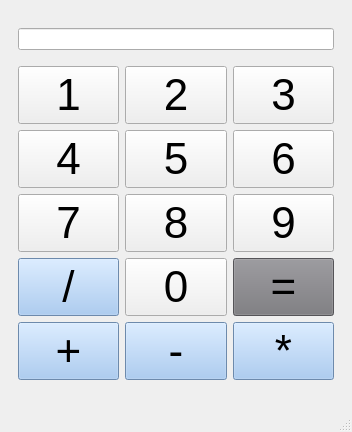
<?xml version="1.0" encoding="UTF-8"?>
<ui version="4.0">
 <class>MainWindow</class>
 <widget class="QMainWindow" name="MainWindow">
  <property name="geometry">
   <rect>
    <x>0</x>
    <y>0</y>
    <width>352</width>
    <height>432</height>
   </rect>
  </property>
  <property name="windowTitle">
   <string>MainWindow</string>
  </property>
  <widget class="QWidget" name="centralwidget">
   <layout class="QVBoxLayout" name="verticalLayout_2">
    <item>
     <widget class="QWidget" name="widget" native="true">
      <property name="styleSheet">
       <string notr="true"/>
      </property>
      <layout class="QVBoxLayout" name="verticalLayout">
       <item>
        <widget class="QLineEdit" name="lineEdit">
         <property name="styleSheet">
          <string notr="true"/>
         </property>
        </widget>
       </item>
       <item>
        <layout class="QGridLayout" name="gridLayout">
         <item row="1" column="0">
          <widget class="QPushButton" name="pushButton_4">
           <property name="styleSheet">
            <string notr="true">font: 75 11pt &quot;Ubuntu&quot;;
font-size: 44px;</string>
           </property>
           <property name="text">
            <string>4</string>
           </property>
          </widget>
         </item>
         <item row="1" column="2">
          <widget class="QPushButton" name="pushButton_6">
           <property name="styleSheet">
            <string notr="true">font: 75 11pt &quot;Ubuntu&quot;;
font-size: 44px;</string>
           </property>
           <property name="text">
            <string>6</string>
           </property>
          </widget>
         </item>
         <item row="2" column="1">
          <widget class="QPushButton" name="pushButton_8">
           <property name="styleSheet">
            <string notr="true">font: 75 11pt &quot;Ubuntu&quot;;
font-size: 44px;</string>
           </property>
           <property name="text">
            <string>8</string>
           </property>
          </widget>
         </item>
         <item row="0" column="0">
          <widget class="QPushButton" name="pushButton_1">
           <property name="styleSheet">
            <string notr="true">font: 75 11pt &quot;Ubuntu&quot;;
font-size: 44px;</string>
           </property>
           <property name="text">
            <string>1</string>
           </property>
          </widget>
         </item>
         <item row="1" column="1">
          <widget class="QPushButton" name="pushButton_5">
           <property name="styleSheet">
            <string notr="true">font: 75 11pt &quot;Ubuntu&quot;;
font-size: 44px;</string>
           </property>
           <property name="text">
            <string>5</string>
           </property>
          </widget>
         </item>
         <item row="2" column="0">
          <widget class="QPushButton" name="pushButton_7">
           <property name="styleSheet">
            <string notr="true">font: 75 11pt &quot;Ubuntu&quot;;
font-size: 44px;</string>
           </property>
           <property name="text">
            <string>7</string>
           </property>
          </widget>
         </item>
         <item row="3" column="2">
          <widget class="QPushButton" name="pushButton_eq">
           <property name="styleSheet">
            <string notr="true">font: 75 11pt &quot;Ubuntu&quot;;
background-color: rgb(119, 118, 123);
font-size: 44px;</string>
           </property>
           <property name="text">
            <string>=</string>
           </property>
          </widget>
         </item>
         <item row="0" column="1">
          <widget class="QPushButton" name="pushButton_2">
           <property name="styleSheet">
            <string notr="true">font: 75 11pt &quot;Ubuntu&quot;;
font-size: 44px;</string>
           </property>
           <property name="text">
            <string>2</string>
           </property>
          </widget>
         </item>
         <item row="2" column="2">
          <widget class="QPushButton" name="pushButton_9">
           <property name="styleSheet">
            <string notr="true">font: 75 11pt &quot;Ubuntu&quot;;
font-size: 44px;</string>
           </property>
           <property name="text">
            <string>9</string>
           </property>
          </widget>
         </item>
         <item row="0" column="2">
          <widget class="QPushButton" name="pushButton_3">
           <property name="styleSheet">
            <string notr="true">font: 75 11pt &quot;Ubuntu&quot;;
font-size: 44px;</string>
           </property>
           <property name="text">
            <string>3</string>
           </property>
          </widget>
         </item>
         <item row="3" column="0">
          <widget class="QPushButton" name="pushButton_div">
           <property name="styleSheet">
            <string notr="true">font: 75 11pt &quot;Ubuntu&quot;;
font-size: 44px;background-color: rgb(153, 193, 241);</string>
           </property>
           <property name="text">
            <string>/</string>
           </property>
          </widget>
         </item>
         <item row="3" column="1">
          <widget class="QPushButton" name="pushButton_0">
           <property name="styleSheet">
            <string notr="true">font: 75 11pt &quot;Ubuntu&quot;;
font-size: 44px;</string>
           </property>
           <property name="text">
            <string>0</string>
           </property>
          </widget>
         </item>
         <item row="4" column="0">
          <widget class="QPushButton" name="pushButton_add">
           <property name="styleSheet">
            <string notr="true">font: 75 11pt &quot;Ubuntu&quot;;
font-size: 44px;background-color: rgb(153, 193, 241);</string>
           </property>
           <property name="text">
            <string>+</string>
           </property>
          </widget>
         </item>
         <item row="4" column="1">
          <widget class="QPushButton" name="pushButton_min">
           <property name="styleSheet">
            <string notr="true">font: 75 11pt &quot;Ubuntu&quot;;
background-color: rgb(153, 193, 241);
font-size: 44px;</string>
           </property>
           <property name="text">
            <string>-</string>
           </property>
          </widget>
         </item>
         <item row="4" column="2">
          <widget class="QPushButton" name="pushButton_mul">
           <property name="styleSheet">
            <string notr="true">font: 75 11pt &quot;Ubuntu&quot;;
background-color: rgb(153, 193, 241);
font-size: 44px;</string>
           </property>
           <property name="text">
            <string>*</string>
           </property>
          </widget>
         </item>
        </layout>
       </item>
      </layout>
     </widget>
    </item>
   </layout>
  </widget>
  <widget class="QMenuBar" name="menubar">
   <property name="geometry">
    <rect>
     <x>0</x>
     <y>0</y>
     <width>352</width>
     <height>22</height>
    </rect>
   </property>
  </widget>
  <widget class="QStatusBar" name="statusbar"/>
 </widget>
 <resources/>
 <connections/>
</ui>
